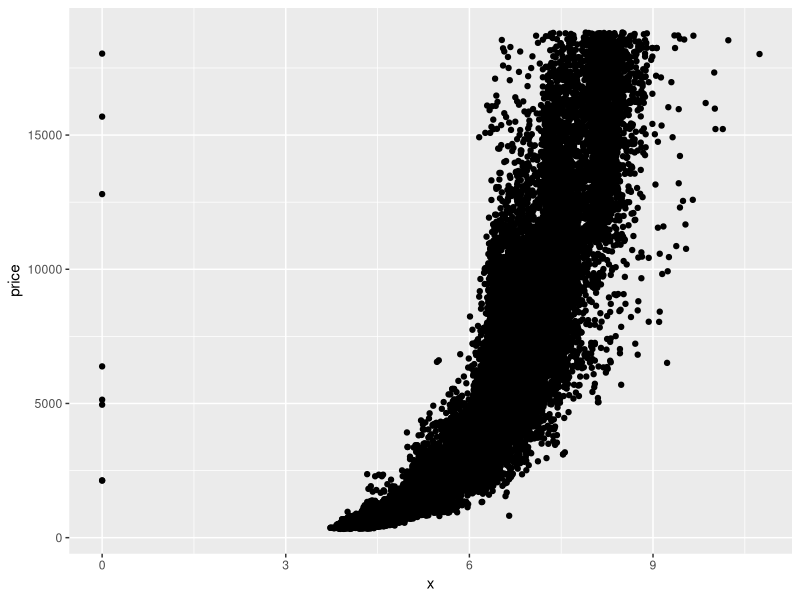
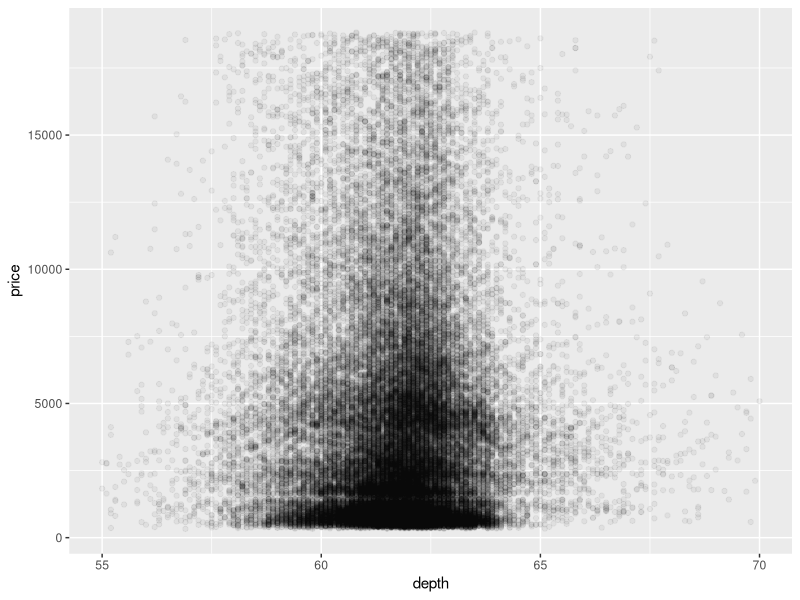
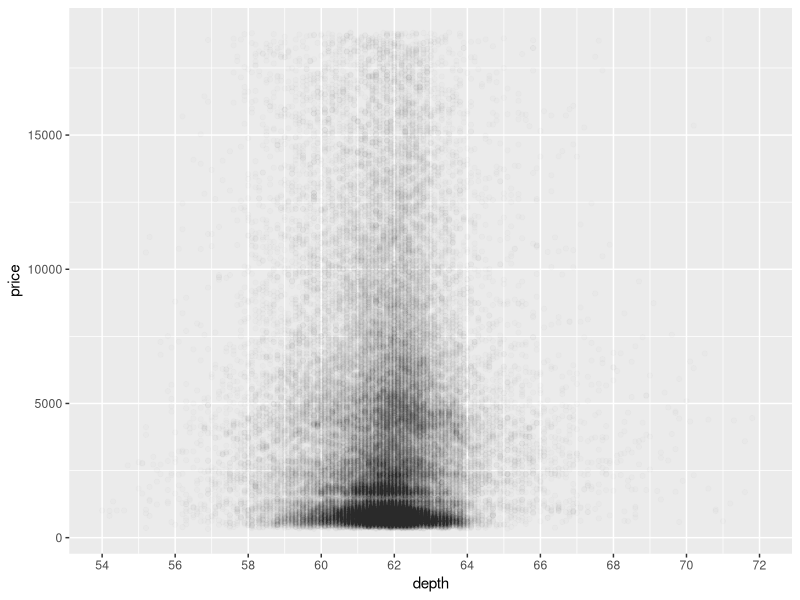
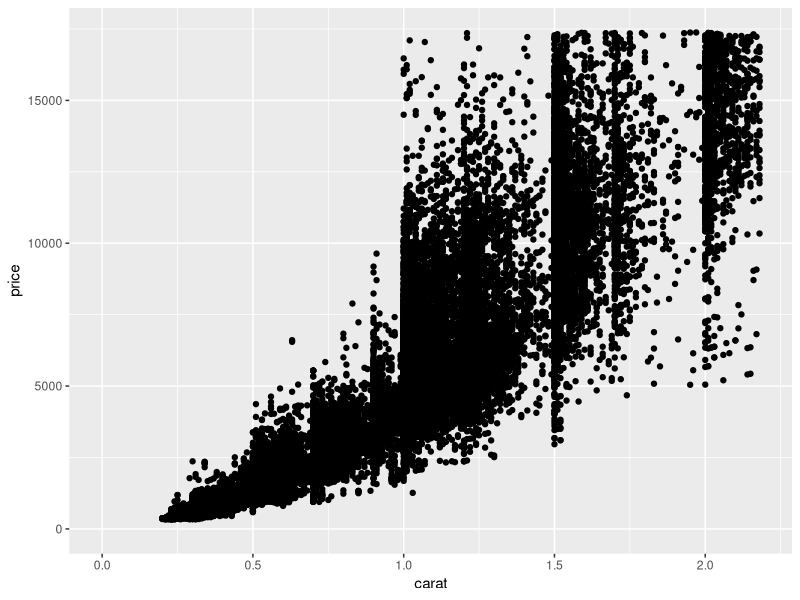
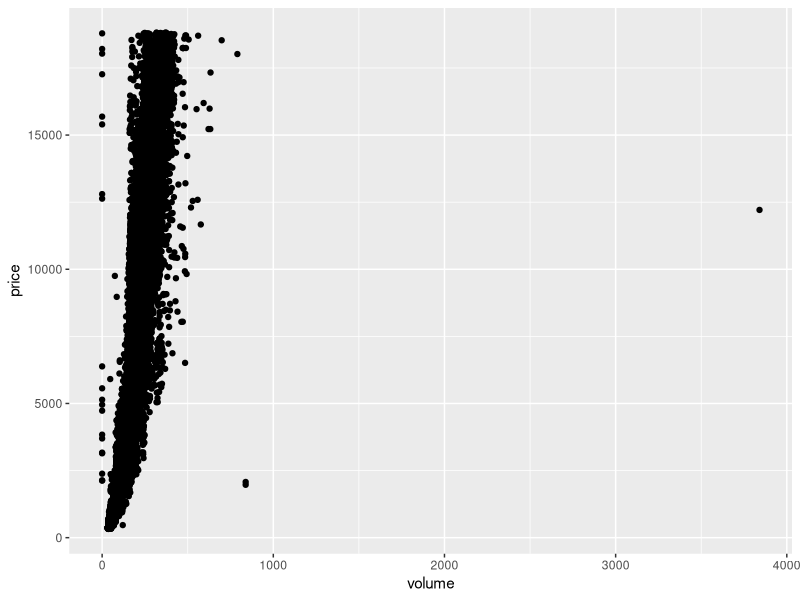
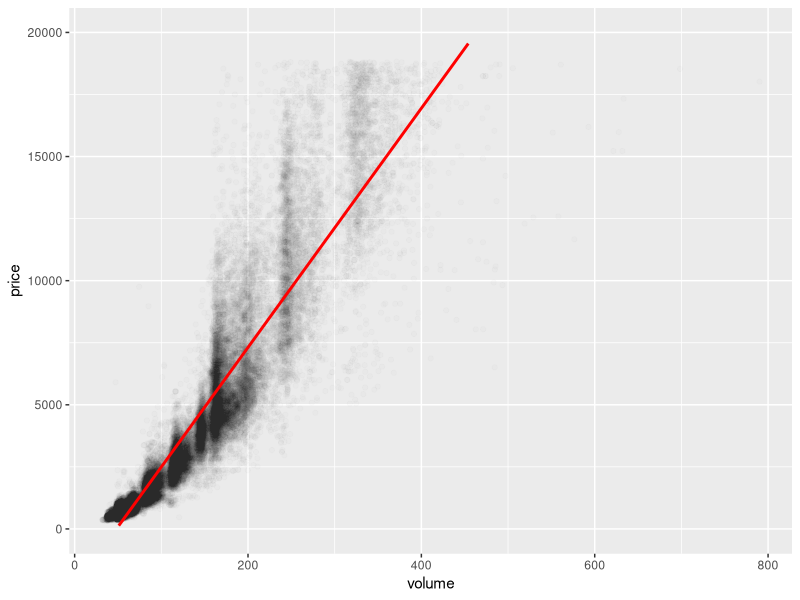
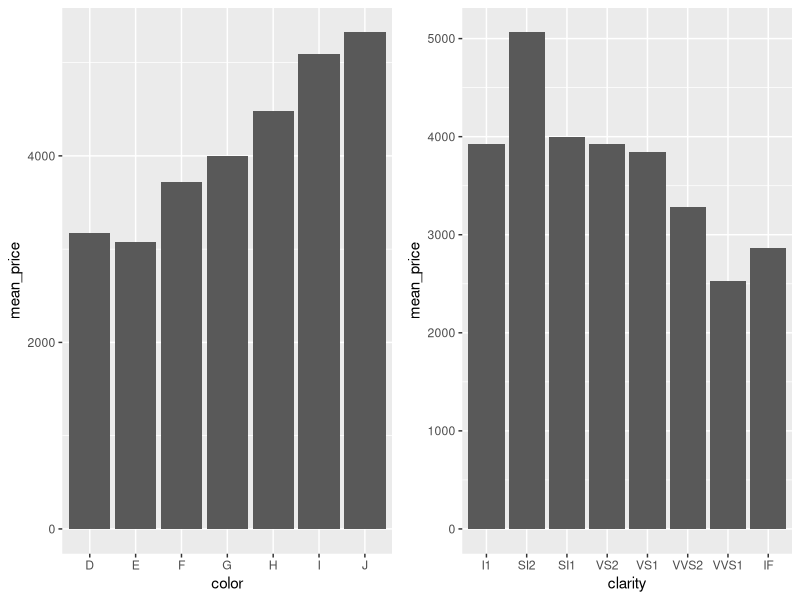

Source code (R) for these figures, in order:
library(ggplot2)
data(diamonds)

ggplot(aes(x = x, y = price), data=diamonds) +
  geom_point()

?diamonds

with(diamonds, cor.test(price, x))
with(diamonds, cor.test(price, y))
with(diamonds, cor.test(price, z))

ggplot(aes(x = depth, y = price), data=diamonds) +
  geom_point(alpha = 1/20) +
  scale_x_continuous(limits=c(55,70))

ggplot(data = diamonds, aes(x = depth, y = price)) + 
  geom_point(alpha=1/100) +
  scale_x_continuous(breaks=seq(0, 80, 2),
                     limits=c(54,72))

with(diamonds, cor.test(depth, price))


ggplot(aes(x=carat, y=price), data=diamonds) +
  geom_point() +
  xlim(0, quantile(diamonds$carat, probs=.99)) +
  ylim(0, quantile(diamonds$price, probs=.99))


diamonds$volume <- diamonds$x * diamonds$y * diamonds$z
with(diamonds, volume <- x * y * z)

ggplot(aes(x=volume, y=price), data=diamonds) +
  geom_point()

with(diamonds, cor.test(price, volume))
with(subset(diamonds, volume > 0 & volume <= 800), cor.test(price, volume))

ggplot(aes(x=volume, y=price), data=subset(diamonds, volume > 0 & volume <= 800)) +
  geom_point(alpha=1/100) +
  geom_smooth (method="lm", color="red") +
  ylim(0,20000)

library(dplyr)

diamondsByClarity <- diamonds %>%
  group_by(clarity) %>%
  summarise(mean_price = mean(price),
            median_price = median(price),
            min_price = min(price),
            max_price = max(price),
            n = n()) %>%
  arrange(clarity)

diamonds_by_clarity <- group_by(diamonds, clarity)
diamonds_mp_by_clarity <- summarise(diamonds_by_clarity, mean_price = mean(price))

diamonds_by_color <- group_by(diamonds, color)
diamonds_mp_by_color <- summarise(diamonds_by_color, mean_price = mean(price))

library(gridExtra)

bp1 <- ggplot(aes(x=color, y=mean_price), data=diamonds_mp_by_color) +
  geom_bar(stat="identity")

bp2 <- ggplot(aes(x=clarity, y=mean_price), data=diamonds_mp_by_clarity) +
  geom_bar(stat="identity")
  
grid.arrange(bp1, bp2, ncol=2)
